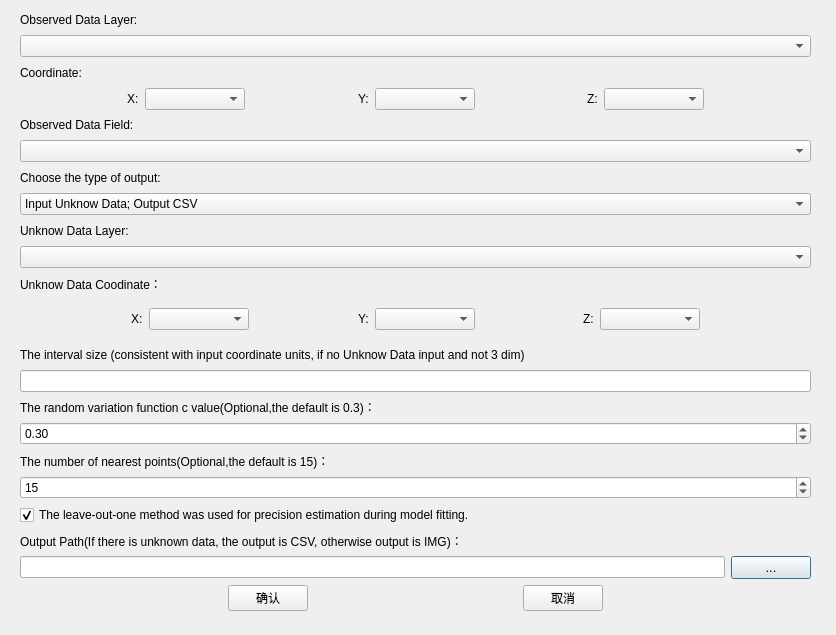
<?xml version="1.0" encoding="UTF-8"?>
<ui version="4.0">
 <class>OYangCZServiceDialog</class>
 <widget class="QDialog" name="OYangCZServiceDialog">
  <property name="geometry">
   <rect>
    <x>0</x>
    <y>0</y>
    <width>836</width>
    <height>635</height>
   </rect>
  </property>
  <property name="sizePolicy">
   <sizepolicy hsizetype="Preferred" vsizetype="Minimum">
    <horstretch>0</horstretch>
    <verstretch>0</verstretch>
   </sizepolicy>
  </property>
  <property name="minimumSize">
   <size>
    <width>0</width>
    <height>50</height>
   </size>
  </property>
  <property name="font">
   <font>
    <pointsize>9</pointsize>
   </font>
  </property>
  <property name="windowTitle">
   <string>Dialog</string>
  </property>
  <widget class="QWidget" name="verticalLayoutWidget">
   <property name="geometry">
    <rect>
     <x>20</x>
     <y>10</y>
     <width>791</width>
     <height>601</height>
    </rect>
   </property>
   <layout class="QVBoxLayout" name="verticalLayout">
    <property name="sizeConstraint">
     <enum>QLayout::SetDefaultConstraint</enum>
    </property>
    <item>
     <widget class="QLabel" name="label">
      <property name="text">
       <string>Observed Data Layer:</string>
      </property>
     </widget>
    </item>
    <item>
     <widget class="QComboBox" name="cmbObPath"/>
    </item>
    <item>
     <widget class="QLabel" name="label_4">
      <property name="text">
       <string>Coordinate:</string>
      </property>
     </widget>
    </item>
    <item>
     <layout class="QHBoxLayout" name="horizontalLayout">
      <item>
       <spacer name="horizontalSpacer">
        <property name="orientation">
         <enum>Qt::Horizontal</enum>
        </property>
        <property name="sizeHint" stdset="0">
         <size>
          <width>10</width>
          <height>20</height>
         </size>
        </property>
       </spacer>
      </item>
      <item>
       <widget class="QLabel" name="label_5">
        <property name="text">
         <string>X:</string>
        </property>
       </widget>
      </item>
      <item>
       <widget class="QComboBox" name="cmb_x">
        <property name="minimumSize">
         <size>
          <width>100</width>
          <height>0</height>
         </size>
        </property>
        <property name="editable">
         <bool>false</bool>
        </property>
       </widget>
      </item>
      <item>
       <spacer name="horizontalSpacer_3">
        <property name="orientation">
         <enum>Qt::Horizontal</enum>
        </property>
        <property name="sizeHint" stdset="0">
         <size>
          <width>40</width>
          <height>20</height>
         </size>
        </property>
       </spacer>
      </item>
      <item>
       <widget class="QLabel" name="label_10">
        <property name="enabled">
         <bool>true</bool>
        </property>
        <property name="text">
         <string>Y:</string>
        </property>
       </widget>
      </item>
      <item>
       <widget class="QComboBox" name="cmb_y">
        <property name="minimumSize">
         <size>
          <width>100</width>
          <height>0</height>
         </size>
        </property>
        <property name="editable">
         <bool>false</bool>
        </property>
       </widget>
      </item>
      <item>
       <spacer name="horizontalSpacer_4">
        <property name="orientation">
         <enum>Qt::Horizontal</enum>
        </property>
        <property name="sizeHint" stdset="0">
         <size>
          <width>40</width>
          <height>20</height>
         </size>
        </property>
       </spacer>
      </item>
      <item>
       <widget class="QLabel" name="label_11">
        <property name="text">
         <string>Z:</string>
        </property>
       </widget>
      </item>
      <item>
       <widget class="QComboBox" name="cmb_z">
        <property name="minimumSize">
         <size>
          <width>100</width>
          <height>0</height>
         </size>
        </property>
        <property name="editable">
         <bool>false</bool>
        </property>
       </widget>
      </item>
      <item>
       <spacer name="horizontalSpacer_2">
        <property name="orientation">
         <enum>Qt::Horizontal</enum>
        </property>
        <property name="sizeHint" stdset="0">
         <size>
          <width>40</width>
          <height>20</height>
         </size>
        </property>
       </spacer>
      </item>
     </layout>
    </item>
    <item>
     <widget class="QLabel" name="label_12">
      <property name="text">
       <string>Observed Data Field:</string>
      </property>
     </widget>
    </item>
    <item>
     <widget class="QComboBox" name="cmbObVal">
      <property name="enabled">
       <bool>true</bool>
      </property>
     </widget>
    </item>
    <item>
     <widget class="QLabel" name="label_3">
      <property name="text">
       <string>Choose the type of output:</string>
      </property>
     </widget>
    </item>
    <item>
     <widget class="QComboBox" name="cmb_choose">
      <item>
       <property name="text">
        <string>Input Unknow Data; Output CSV</string>
       </property>
      </item>
      <item>
       <property name="text">
        <string>No Unknow Data; 1dimension Output CSV, 2dimension Output Raster(.tif)</string>
       </property>
      </item>
     </widget>
    </item>
    <item>
     <widget class="QLabel" name="label_unknow">
      <property name="text">
       <string>Unknow Data Layer:</string>
      </property>
     </widget>
    </item>
    <item>
     <widget class="QComboBox" name="cmb_unknow"/>
    </item>
    <item>
     <widget class="QLabel" name="label_unknow_c">
      <property name="text">
       <string>Unknow Data Coodinate：</string>
      </property>
     </widget>
    </item>
    <item>
     <widget class="QWidget" name="xyz_widget" native="true">
      <layout class="QHBoxLayout" name="qbl_unknow_c">
       <item>
        <spacer name="horizontalSpacer_5">
         <property name="orientation">
          <enum>Qt::Horizontal</enum>
         </property>
         <property name="sizeHint" stdset="0">
          <size>
           <width>10</width>
           <height>20</height>
          </size>
         </property>
        </spacer>
       </item>
       <item>
        <widget class="QLabel" name="label_13">
         <property name="text">
          <string>X:</string>
         </property>
        </widget>
       </item>
       <item>
        <widget class="QComboBox" name="cmb_x_u">
         <property name="minimumSize">
          <size>
           <width>100</width>
           <height>0</height>
          </size>
         </property>
        </widget>
       </item>
       <item>
        <spacer name="horizontalSpacer_6">
         <property name="orientation">
          <enum>Qt::Horizontal</enum>
         </property>
         <property name="sizeHint" stdset="0">
          <size>
           <width>40</width>
           <height>20</height>
          </size>
         </property>
        </spacer>
       </item>
       <item>
        <widget class="QLabel" name="label_14">
         <property name="enabled">
          <bool>true</bool>
         </property>
         <property name="text">
          <string>Y:</string>
         </property>
        </widget>
       </item>
       <item>
        <widget class="QComboBox" name="cmb_y_u">
         <property name="minimumSize">
          <size>
           <width>100</width>
           <height>0</height>
          </size>
         </property>
        </widget>
       </item>
       <item>
        <spacer name="horizontalSpacer_7">
         <property name="orientation">
          <enum>Qt::Horizontal</enum>
         </property>
         <property name="sizeHint" stdset="0">
          <size>
           <width>40</width>
           <height>20</height>
          </size>
         </property>
        </spacer>
       </item>
       <item>
        <widget class="QLabel" name="label_15">
         <property name="text">
          <string>Z:</string>
         </property>
        </widget>
       </item>
       <item>
        <widget class="QComboBox" name="cmb_z_u">
         <property name="sizePolicy">
          <sizepolicy hsizetype="Preferred" vsizetype="Fixed">
           <horstretch>0</horstretch>
           <verstretch>0</verstretch>
          </sizepolicy>
         </property>
         <property name="minimumSize">
          <size>
           <width>100</width>
           <height>0</height>
          </size>
         </property>
        </widget>
       </item>
       <item>
        <spacer name="horizontalSpacer_8">
         <property name="orientation">
          <enum>Qt::Horizontal</enum>
         </property>
         <property name="sizeHint" stdset="0">
          <size>
           <width>40</width>
           <height>20</height>
          </size>
         </property>
        </spacer>
       </item>
      </layout>
     </widget>
    </item>
    <item>
     <widget class="QLabel" name="label_grid">
      <property name="text">
       <string>The interval size (consistent with input coordinate units, if no Unknow Data input and not 3 dim)</string>
      </property>
     </widget>
    </item>
    <item>
     <widget class="QLineEdit" name="line_size"/>
    </item>
    <item>
     <widget class="QLabel" name="label_9">
      <property name="text">
       <string>The random variation function c value(Optional,the default is 0.3)：</string>
      </property>
     </widget>
    </item>
    <item>
     <widget class="QDoubleSpinBox" name="dsb_c_num">
      <property name="maximum">
       <double>1.500000000000000</double>
      </property>
      <property name="singleStep">
       <double>0.100000000000000</double>
      </property>
      <property name="value">
       <double>0.300000000000000</double>
      </property>
     </widget>
    </item>
    <item>
     <widget class="QLabel" name="label_8">
      <property name="text">
       <string>The number of nearest points(Optional,the default is 15)：</string>
      </property>
     </widget>
    </item>
    <item>
     <widget class="QSpinBox" name="sb_k_num">
      <property name="minimum">
       <number>1</number>
      </property>
      <property name="maximum">
       <number>9999</number>
      </property>
      <property name="value">
       <number>15</number>
      </property>
     </widget>
    </item>
    <item>
     <widget class="QCheckBox" name="cb_error">
      <property name="text">
       <string>The leave-out-one method was used for precision estimation during model fitting.</string>
      </property>
      <property name="checked">
       <bool>true</bool>
      </property>
      <property name="tristate">
       <bool>false</bool>
      </property>
     </widget>
    </item>
    <item>
     <widget class="QLabel" name="label_6">
      <property name="text">
       <string>Output Path(If there is unknown data, the output is CSV, otherwise output is IMG)：</string>
      </property>
     </widget>
    </item>
    <item>
     <layout class="QHBoxLayout" name="horizontalLayout_3">
      <item>
       <widget class="QLineEdit" name="lineOutputPath"/>
      </item>
      <item>
       <widget class="QPushButton" name="btnBrowseOutput">
        <property name="font">
         <font>
          <pointsize>10</pointsize>
          <weight>50</weight>
          <bold>false</bold>
         </font>
        </property>
        <property name="text">
         <string>...</string>
        </property>
       </widget>
      </item>
     </layout>
    </item>
    <item>
     <layout class="QHBoxLayout" name="horizontalLayout_4">
      <item>
       <spacer name="horizontalSpacer_10">
        <property name="orientation">
         <enum>Qt::Horizontal</enum>
        </property>
        <property name="sizeHint" stdset="0">
         <size>
          <width>40</width>
          <height>20</height>
         </size>
        </property>
       </spacer>
      </item>
      <item>
       <widget class="QPushButton" name="btnComfirm">
        <property name="text">
         <string>确认</string>
        </property>
       </widget>
      </item>
      <item>
       <spacer name="horizontalSpacer_9">
        <property name="orientation">
         <enum>Qt::Horizontal</enum>
        </property>
        <property name="sizeHint" stdset="0">
         <size>
          <width>40</width>
          <height>20</height>
         </size>
        </property>
       </spacer>
      </item>
      <item>
       <widget class="QPushButton" name="btnCancel">
        <property name="text">
         <string>取消</string>
        </property>
       </widget>
      </item>
      <item>
       <spacer name="horizontalSpacer_11">
        <property name="orientation">
         <enum>Qt::Horizontal</enum>
        </property>
        <property name="sizeHint" stdset="0">
         <size>
          <width>40</width>
          <height>20</height>
         </size>
        </property>
       </spacer>
      </item>
     </layout>
    </item>
   </layout>
  </widget>
  <widget class="QWidget" name="widget_grid" native="true">
   <property name="geometry">
    <rect>
     <x>20</x>
     <y>760</y>
     <width>569</width>
     <height>55</height>
    </rect>
   </property>
   <property name="sizePolicy">
    <sizepolicy hsizetype="Preferred" vsizetype="Minimum">
     <horstretch>0</horstretch>
     <verstretch>0</verstretch>
    </sizepolicy>
   </property>
   <property name="minimumSize">
    <size>
     <width>0</width>
     <height>55</height>
    </size>
   </property>
  </widget>
 </widget>
 <resources/>
 <connections/>
</ui>
